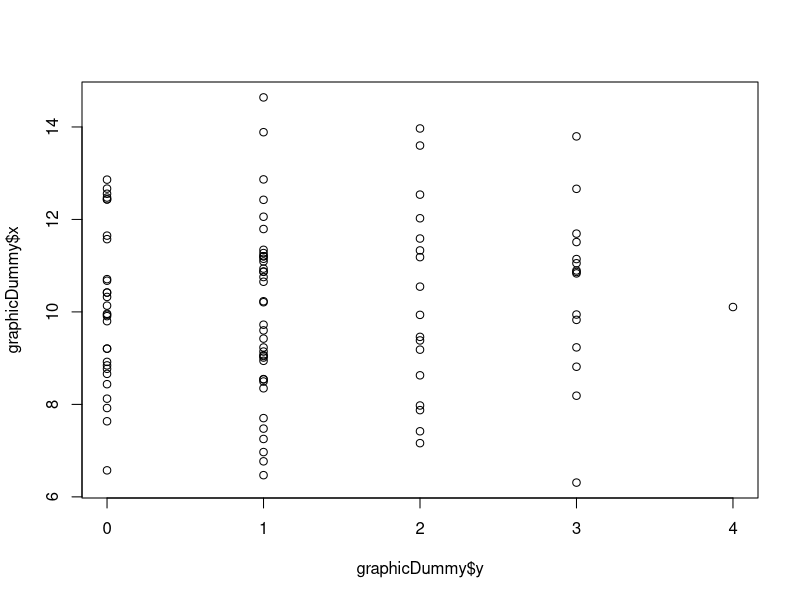
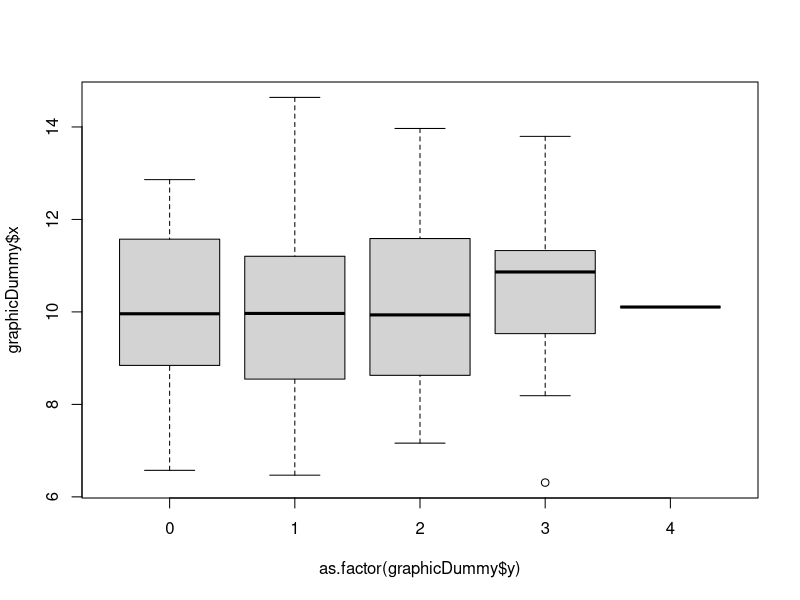
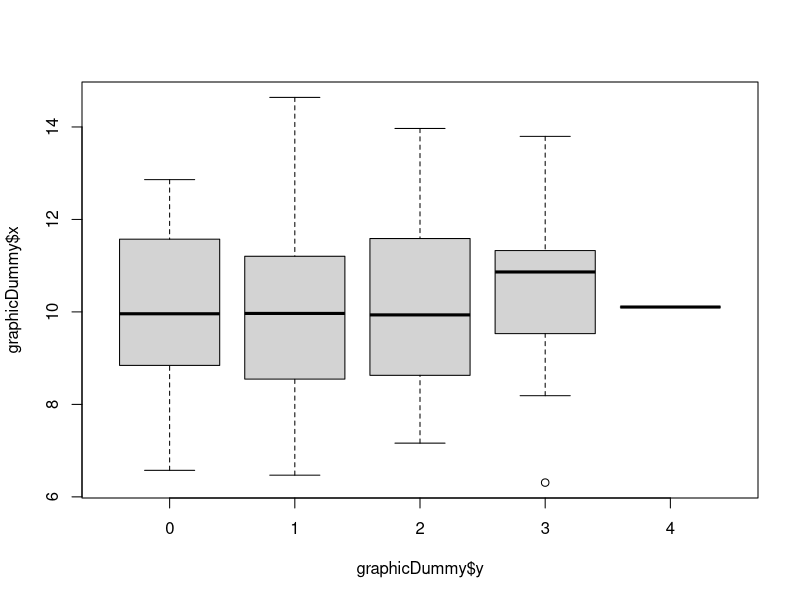
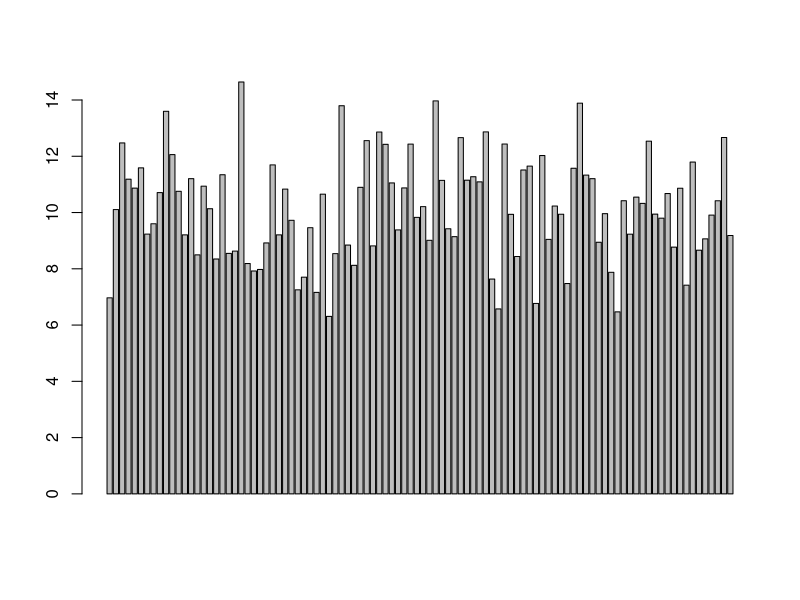
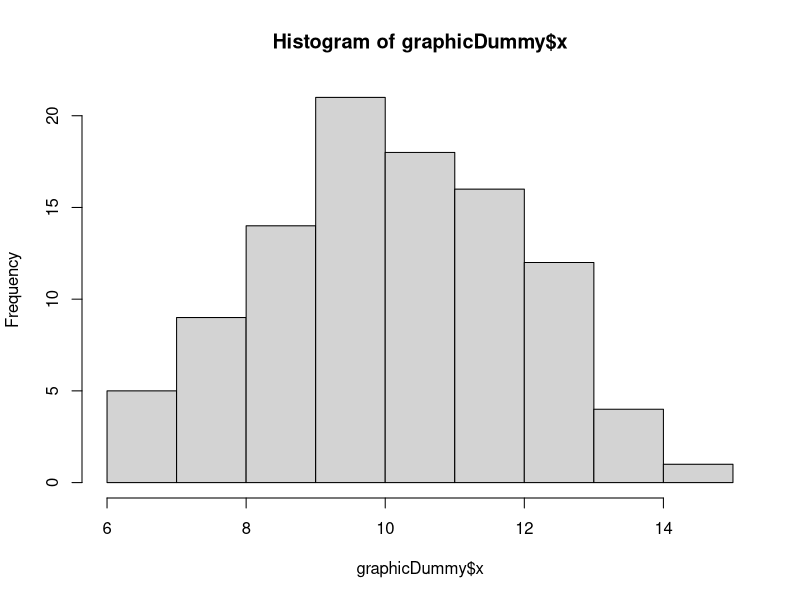
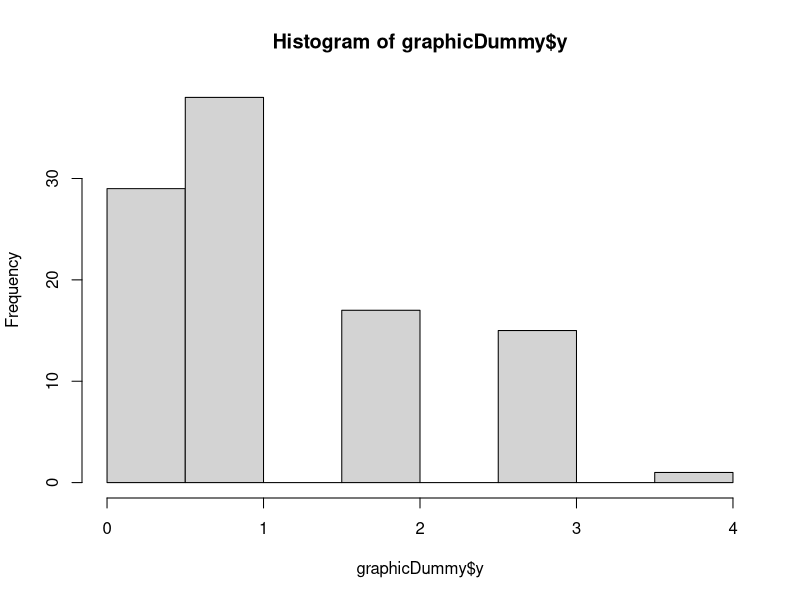
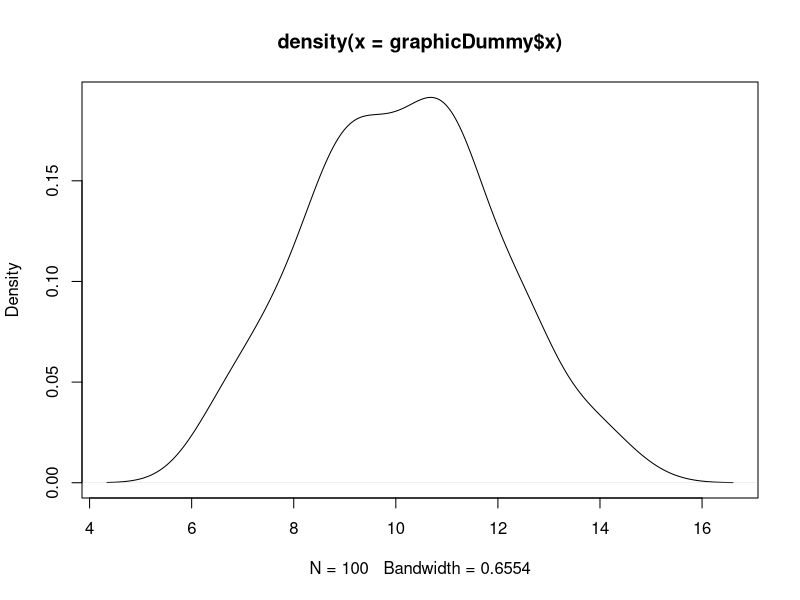
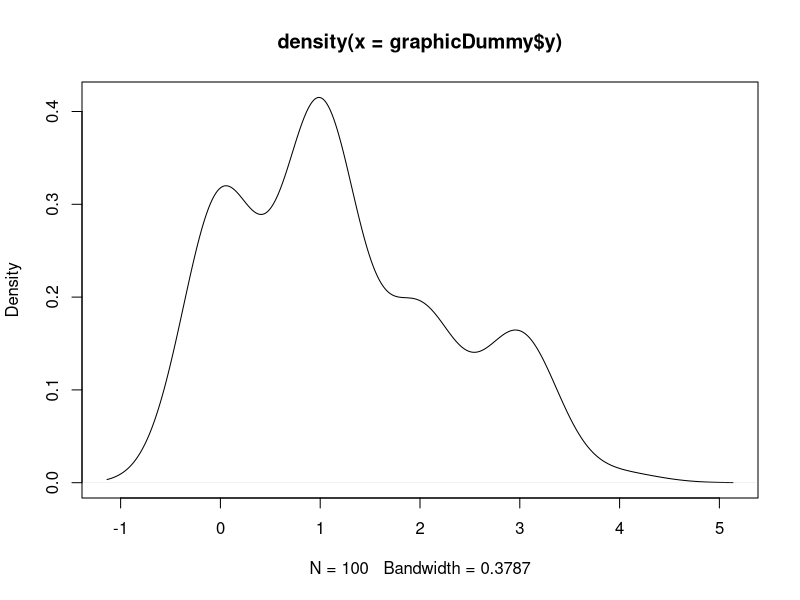

Write R code to recreate these figures, in order.
## ---- chunk 1
library('ggplot2')
## ---- chunk 2
graphicDummy <- data.frame(x = rnorm(100, 10, 2), y = rpois(100, 1.2))
plot(graphicDummy$x~graphicDummy$y)
plot(graphicDummy$x~as.factor(graphicDummy$y))
boxplot(graphicDummy$x~graphicDummy$y)
barplot(graphicDummy$x)
hist(graphicDummy$x)
hist(graphicDummy$y)
plot(density(graphicDummy$x))
plot(density(graphicDummy$y))
## ---- chunk 3
plotTable <- data.frame(time = 1:10,
                        depVal = c((1:10)*2)+2,
                        typeDep = rep(c('first', 'second'), times = 5))
ggplot(plotTable, aes(x = time, y = depVal)) +
  geom_point(aes(colour = typeDep, alpha = 0.8, shape = typeDep, size = 3.5),
             show.legend = FALSE)
